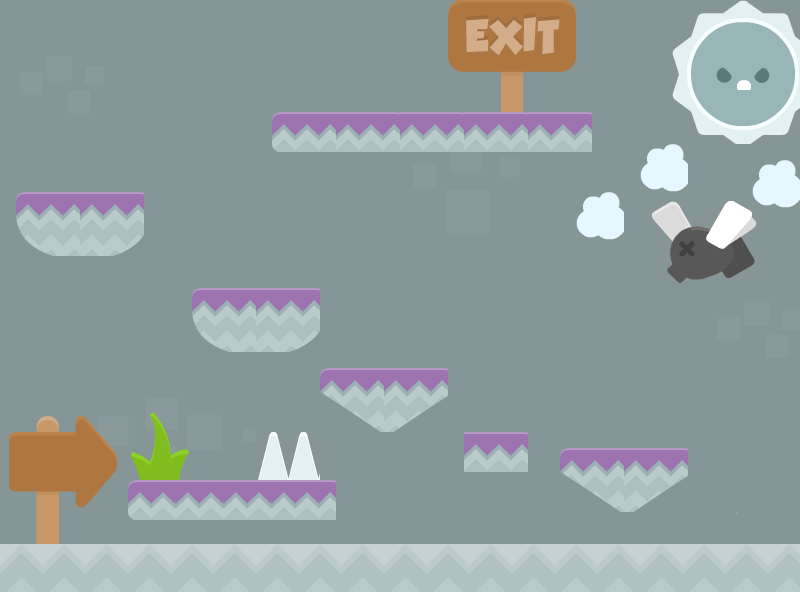

Rendered tile map (Tiled .tmx) drawn with the repository's tilesets; below, a short description and the map source with its tile grids summarised:
An orthogonal 50x37 tile map with 16x16 px tiles, 3 tile layers (Background, Ground, Objects), 23 tilesets.

<map version="1.0" orientation="orthogonal" width="50" height="37" tilewidth="16" tileheight="16">
 <tileset firstgid="1" name="bg_castle" tilewidth="16" tileheight="16">
  <image source="Cogumelos/Backgrounds/bg_castle.png" width="1024" height="512" />
 </tileset>
 <tileset firstgid="2049" name="dirtCenter" tilewidth="16" tileheight="16">
  <image source="platformer-pack-redux-360-assets/PNG/Ground/Dirt/dirtCenter.png" trans="ff00ff" width="128" height="128" />
 </tileset>
 <tileset firstgid="2113" name="signRight" tilewidth="16" tileheight="16">
  <image source="platformer-pack-redux-360-assets/PNG/Tiles/signRight.png" trans="ff00ff" width="128" height="128" />
 </tileset>
 <tileset firstgid="2177" name="spikeBall1" tilewidth="16" tileheight="16">
  <image source="Jumper/PNG/Enemies/spikeBall1.png" trans="ff00ff" width="142" height="148" />
 </tileset>
 <tileset firstgid="2249" name="fly_move" tilewidth="16" tileheight="16">
  <image source="platformer-pack-redux-360-assets/PNG/Enemies/fly_move.png" trans="ff00ff" width="128" height="128" />
 </tileset>
 <tileset firstgid="2313" name="slice14_14" tilewidth="16" tileheight="16">
  <image source="Plataformas/PNG Castle/slice14_14.png" trans="ff00ff" width="70" height="70" />
 </tileset>
 <tileset firstgid="2329" name="slice12_12" tilewidth="16" tileheight="16">
  <image source="Plataformas/PNG Purple/slice12_12.png" trans="ff00ff" width="70" height="70" />
 </tileset>
 <tileset firstgid="2345" name="slice13_13" tilewidth="16" tileheight="16">
  <image source="Plataformas/PNG Purple/slice13_13.png" trans="ff00ff" width="70" height="70" />
 </tileset>
 <tileset firstgid="2361" name="strip_purple_01" tilewidth="16" tileheight="16">
  <image source="Plataformas/PNG Purple/strip_purple_01.png" trans="ff00ff" width="70" height="70" />
 </tileset>
 <tileset firstgid="2377" name="strip_purple_02" tilewidth="16" tileheight="16">
  <image source="Plataformas/PNG Purple/strip_purple_02.png" trans="ff00ff" width="70" height="70" />
 </tileset>
 <tileset firstgid="2393" name="strip_purple_03" tilewidth="16" tileheight="16">
  <image source="Plataformas/PNG Purple/strip_purple_03.png" trans="ff00ff" width="70" height="70" />
 </tileset>
 <tileset firstgid="2409" name="slice14_14" tilewidth="16" tileheight="16">
  <image source="Plataformas/PNG Purple/slice14_14.png" trans="ff00ff" width="70" height="70" />
 </tileset>
 <tileset firstgid="2425" name="slice15_15" tilewidth="16" tileheight="16">
  <image source="Plataformas/PNG Purple/slice15_15.png" trans="ff00ff" width="70" height="70" />
 </tileset>
 <tileset firstgid="2441" name="spikes_top" tilewidth="16" tileheight="16">
  <image source="Jumper/PNG/Environment/spikes_top.png" trans="ff00ff" width="95" height="53" />
 </tileset>
 <tileset firstgid="2456" name="smoke" tilewidth="16" tileheight="16">
  <image source="Jumper/PNG/Particles/smoke.png" trans="ff00ff" width="51" height="48" />
 </tileset>
 <tileset firstgid="2465" name="signExit" tilewidth="16" tileheight="16">
  <image source="platformer-pack-redux-360-assets/PNG/Tiles/signExit.png" trans="ff00ff" width="128" height="128" />
 </tileset>
 <tileset firstgid="2529" name="torch2" tilewidth="16" tileheight="16">
  <image source="platformer-pack-redux-360-assets/PNG/Tiles/torch2.png" trans="ff00ff" width="128" height="128" />
 </tileset>
 <tileset firstgid="2593" name="slice14_14" tilewidth="16" tileheight="16">
  <image source="Plataformas/PNG Purple/slice14_14.png" trans="ff00ff" width="70" height="70" />
 </tileset>
 <tileset firstgid="2609" name="slice15_15" tilewidth="16" tileheight="16">
  <image source="Plataformas/PNG Purple/slice15_15.png" trans="ff00ff" width="70" height="70" />
 </tileset>
 <tileset firstgid="2625" name="strip_purple_03" tilewidth="16" tileheight="16">
  <image source="Plataformas/PNG Purple/strip_purple_03.png" trans="ff00ff" width="70" height="70" />
 </tileset>
 <tileset firstgid="2641" name="strip_purple_01" tilewidth="16" tileheight="16">
  <image source="Plataformas/PNG Purple/strip_purple_01.png" trans="ff00ff" width="70" height="70" />
 </tileset>
 <tileset firstgid="2657" name="cactus" tilewidth="16" tileheight="16">
  <image source="Jumper/PNG/Environment/cactus.png" trans="ff00ff" width="117" height="160" />
 </tileset>
 <tileset firstgid="2727" name="grass" tilewidth="16" tileheight="16">
  <image source="platformer-pack-redux-360-assets/PNG/Tiles/grass.png" trans="ff00ff" width="128" height="128" />
 </tileset>
 <layer name="Background" width="50" height="37">
  <data>[1850 cells, 1850 non-empty, 1600 distinct tile ids]</data>
 </layer>
 <layer name="Ground" width="50" height="37">
  <data>[1850 cells, 283 non-empty, 265 distinct tile ids]</data>
 </layer>
 <layer name="Objects" width="50" height="37">
  <data>[1850 cells, 407 non-empty, 147 distinct tile ids]</data>
 </layer>
</map>
